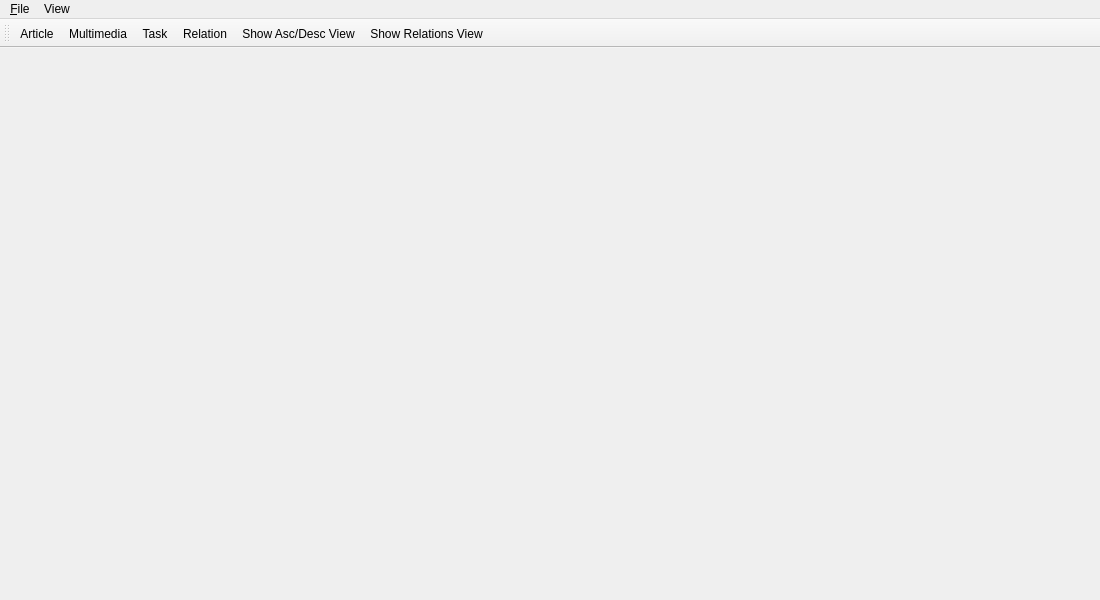
<?xml version="1.0" encoding="UTF-8"?>
<ui version="4.0">
 <class>V_Mainwindow</class>
 <widget class="QMainWindow" name="V_Mainwindow">
  <property name="geometry">
   <rect>
    <x>0</x>
    <y>0</y>
    <width>1100</width>
    <height>600</height>
   </rect>
  </property>
  <property name="windowTitle">
   <string>PluriNotes - FAYAX</string>
  </property>
  <property name="windowIcon">
   <iconset>
    <normaloff>../ressources/windowicon.jpg</normaloff>../ressources/windowicon.jpg</iconset>
  </property>
  <property name="styleSheet">
   <string notr="true"/>
  </property>
  <widget class="QWidget" name="centralwidget">
   <property name="enabled">
    <bool>true</bool>
   </property>
   <property name="styleSheet">
    <string notr="true"/>
   </property>
  </widget>
  <widget class="QMenuBar" name="menubar">
   <property name="geometry">
    <rect>
     <x>0</x>
     <y>0</y>
     <width>1100</width>
     <height>25</height>
    </rect>
   </property>
   <widget class="QMenu" name="menu_File">
    <property name="title">
     <string>&amp;File</string>
    </property>
    <widget class="QMenu" name="menuNew">
     <property name="title">
      <string>New...</string>
     </property>
     <addaction name="actionArticle"/>
     <addaction name="actionMultimedia"/>
     <addaction name="actionTask"/>
     <addaction name="separator"/>
     <addaction name="actionRelation"/>
    </widget>
    <addaction name="menuNew"/>
    <addaction name="separator"/>
    <addaction name="actionQuit"/>
   </widget>
   <widget class="QMenu" name="menuView">
    <property name="title">
     <string>View</string>
    </property>
    <addaction name="actionShow_Asc_Desc_View"/>
    <addaction name="actionShow_Relations_View"/>
   </widget>
   <addaction name="menu_File"/>
   <addaction name="menuView"/>
  </widget>
  <widget class="QToolBar" name="toolBar">
   <property name="windowTitle">
    <string>toolBar</string>
   </property>
   <attribute name="toolBarArea">
    <enum>TopToolBarArea</enum>
   </attribute>
   <attribute name="toolBarBreak">
    <bool>false</bool>
   </attribute>
   <addaction name="actionArticle"/>
   <addaction name="actionMultimedia"/>
   <addaction name="actionTask"/>
   <addaction name="actionRelation"/>
   <addaction name="actionShow_Asc_Desc_View"/>
   <addaction name="actionShow_Relations_View"/>
  </widget>
  <action name="actionQuit">
   <property name="text">
    <string>Quit</string>
   </property>
   <property name="toolTip">
    <string>Quit the app</string>
   </property>
   <property name="shortcut">
    <string>Esc</string>
   </property>
  </action>
  <action name="actionArticle">
   <property name="icon">
    <iconset>
     <normaloff>../ressources/newArticle.png</normaloff>../ressources/newArticle.png</iconset>
   </property>
   <property name="text">
    <string>Article</string>
   </property>
   <property name="toolTip">
    <string>Add a new Article</string>
   </property>
  </action>
  <action name="actionMultimedia">
   <property name="icon">
    <iconset>
     <normaloff>../ressources/newMultimedia.png</normaloff>../ressources/newMultimedia.png</iconset>
   </property>
   <property name="text">
    <string>Multimedia</string>
   </property>
   <property name="toolTip">
    <string>Add a new Multimedia</string>
   </property>
  </action>
  <action name="actionTask">
   <property name="icon">
    <iconset>
     <normaloff>../ressources/newTask.png</normaloff>../ressources/newTask.png</iconset>
   </property>
   <property name="text">
    <string>Task</string>
   </property>
   <property name="toolTip">
    <string>Add a new Task</string>
   </property>
  </action>
  <action name="actionShow_Asc_Desc_View">
   <property name="checkable">
    <bool>true</bool>
   </property>
   <property name="icon">
    <iconset>
     <normaloff>../ressources/asc_desc.png</normaloff>../ressources/asc_desc.png</iconset>
   </property>
   <property name="text">
    <string>Show Asc/Desc View</string>
   </property>
   <property name="shortcut">
    <string>N</string>
   </property>
  </action>
  <action name="actionShow_Relations_View">
   <property name="checkable">
    <bool>true</bool>
   </property>
   <property name="icon">
    <iconset>
     <normaloff>../ressources/1_2.png</normaloff>../ressources/1_2.png</iconset>
   </property>
   <property name="text">
    <string>Show Relations View</string>
   </property>
   <property name="toolTip">
    <string>Show Relations View</string>
   </property>
   <property name="shortcut">
    <string>R</string>
   </property>
  </action>
  <action name="actionRelation">
   <property name="icon">
    <iconset>
     <normaloff>../ressources/newRelation.png</normaloff>../ressources/newRelation.png</iconset>
   </property>
   <property name="text">
    <string>Relation</string>
   </property>
  </action>
  <action name="actionCouple">
   <property name="icon">
    <iconset>
     <normaloff>../ressources/newCouple.png</normaloff>../ressources/newCouple.png</iconset>
   </property>
   <property name="text">
    <string>Couple</string>
   </property>
  </action>
 </widget>
 <resources/>
 <connections/>
</ui>
